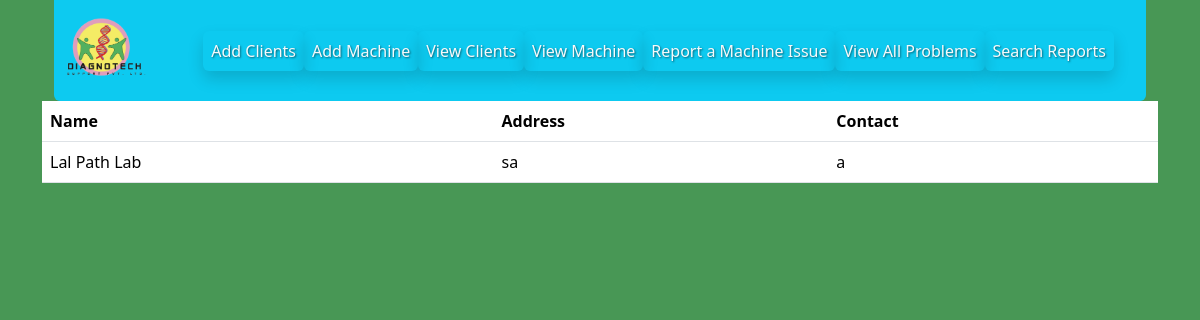
Page /clients/27/ (signed in) on the committed database.
### digidiagno/models/clientmodel.py (models this page shows, shortened)
class ClientModel(models.Model):
    client_name = models.CharField( max_length=50)
    client_address = models.CharField( max_length=50)
    client_contact = models.CharField( max_length=50)

### digidiagno/views/clientview.py (the view)
# urls.py: path('clients/<int:client_id>/', ClientView.view_clients_by_id, name = "client_by_id"),
    @login_required
    def view_clients_by_id(request, client_id):
       clients_by_id =  ClientModel.objects.filter(pk = int(client_id))
       return render(request, 'clients.html', {'clients_by_id':clients_by_id})

### digidiagno/templates/clients.html (shortened to what this page needs)
{% extends "base.html" %}
{% block content %}
{% if user.is_authenticated %}
{% include "header.html" %}
    <table class="table">
        {% for x in clients_by_id  %}
        <tr>
            <th>Name</th>
            <th>Address</th>
            <th>Contact</th>
        </tr>
                <tr>
                <a href="#" class="link-info"><td>{{ x.client_name }}</td></a>
                <td>{{ x.client_address }}</td>
                <td>{{ x.client_contact }}</td>
                </tr>
        {% endfor %}
    </table>
    {% endif %}
{% endblock %}

### digidiagno/static/css/custom.css (style rules this page uses)
body { background-color: #489755 !important; }
table { color:white; }

### rows in the picture
ClientModel: client_name "Lal Path Lab", client_address "sa", client_contact "a"
